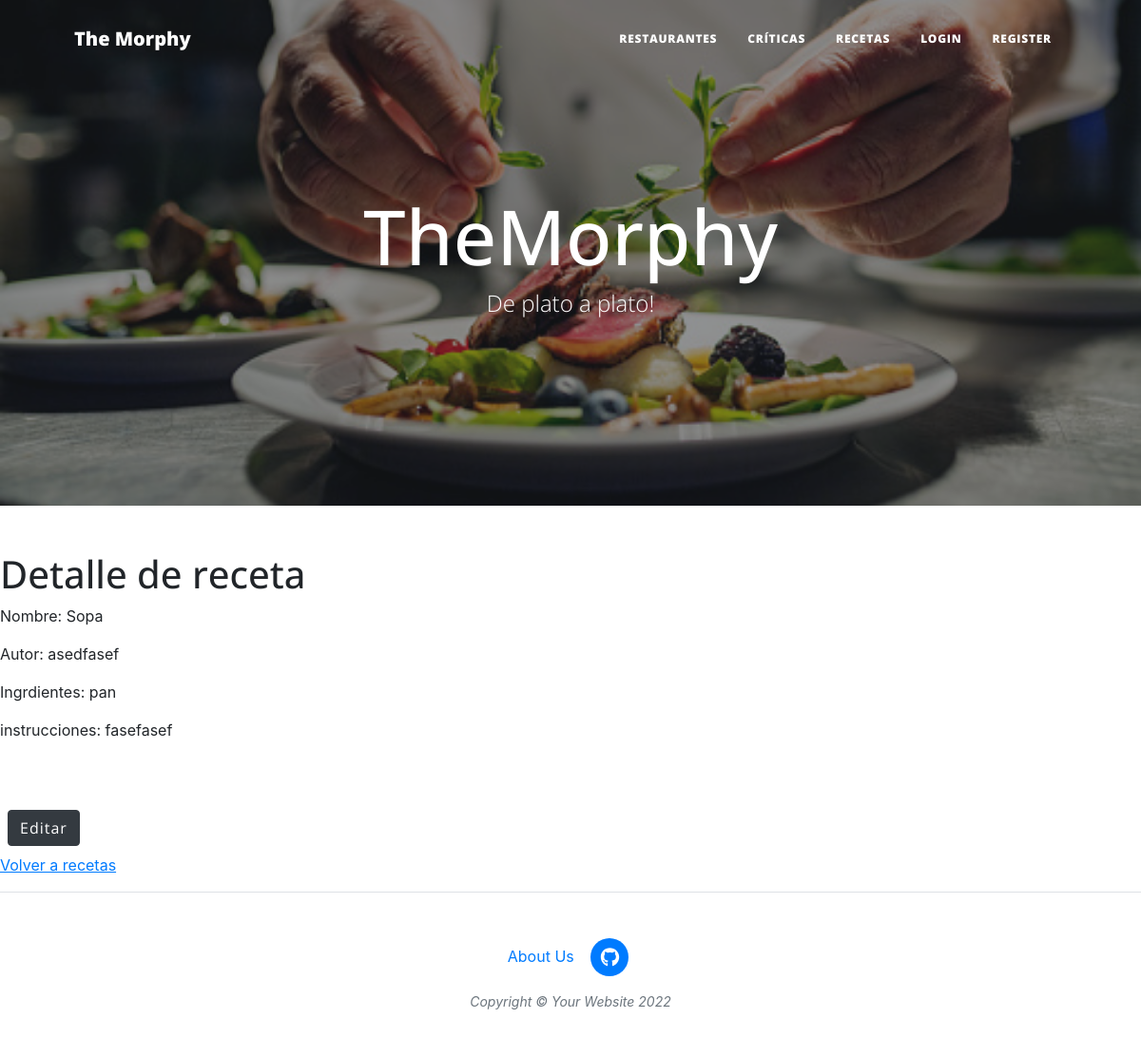
The app's page /recetas/3/ with its own data.
### AppFunciones/models.py (models this page shows, shortened)
class Recetas(models.Model):
    nombre_de_receta = models.CharField(max_length=60)
    ingredientes = models.CharField(max_length=300)
    instrucciones = models.CharField(max_length=300)
    autor = models.CharField(max_length=60)
    imagen_de_comida = models.URLField(max_length=300, blank=True, null=True)

### AppFunciones/views.py (the view)
# urls.py: path("recetas/<pk>/", RecetaDetail.as_view(), name="DetalleRecetas"),
class RecetaDetail(DetailView):
    model = Recetas
    template_name = "AppFunciones/templates/receta_detalle.html"

### AppFunciones/templates/receta_detalle.html
{% extends "padre.html" %}
{% load static %}
{% block contenidoQueCambia %}
<h1>Detalle de receta</h1>
<p>Nombre: {{recetas.nombre_de_receta}}</p>
<p>Autor: {{recetas.autor}}</p>
<p>Ingrdientes: {{recetas.ingredientes}}</p>
<p>instrucciones: {{recetas.instrucciones}}</p>
<br>
<br>
<a class="btn btn-dark m-2" href="/recetas/edicion/{{recetas.id}}/"> Editar </a>
<p>
    <a href="/recetas_lista"> Volver a recetas</a>
</p>
{% endblock %}

### records on screen
Recetas: nombre_de_receta "Sopa", autor "asedfasef", ingredientes "pan", instrucciones "fasefasef"
